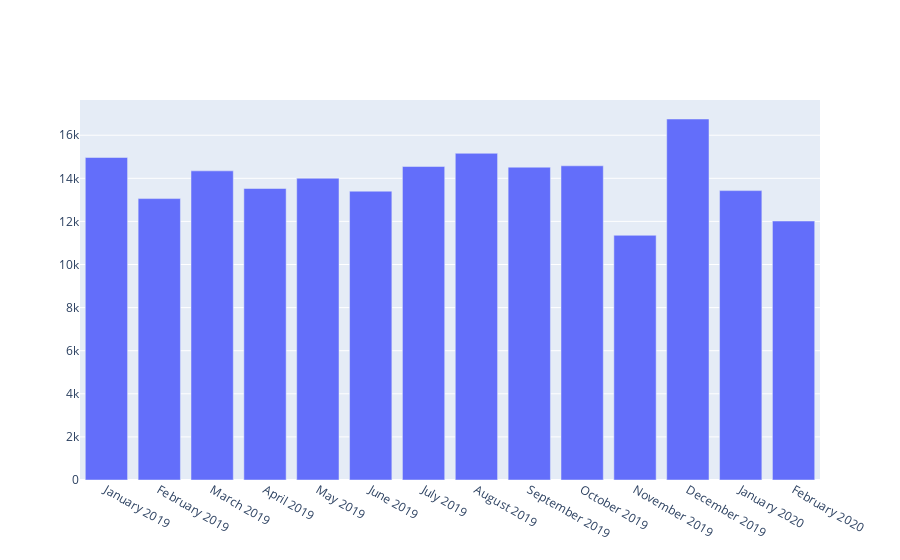

Write notebook code for a chart like this one.
### Markdown cell above
#### Monthly submissions plot

### Code cell
# monthly submissions
fig = go.Figure([go.Bar(x=months, y=submissions)])
fig.show()

### Figure 1 — Plotly figure (JSON) as saved in the notebook; plotly's stock layout.template omitted (floating-point values rounded to 4 significant figures)
{"data": [{"type": "bar", "x": ["January 2019", "February 2019", "March 2019", "April 2019", "May 2019", "June 2019", "July 2019", "August 2019", "September 2019", "October 2019", "November 2019", "December 2019", "January 2020", "February 2020"], "y": [14966, 13059, 14345, 13527, 14004, 13402, 14547, 15160, 14516, 14580, 11355, 16752, 13429, 12018]}], "layout": {"autosize": true, "xaxis": {"autorange": true, "range": [-0.5, 13.5], "type": "category"}, "yaxis": {"autorange": true, "range": [0, 17630.0], "type": "linear"}}}
